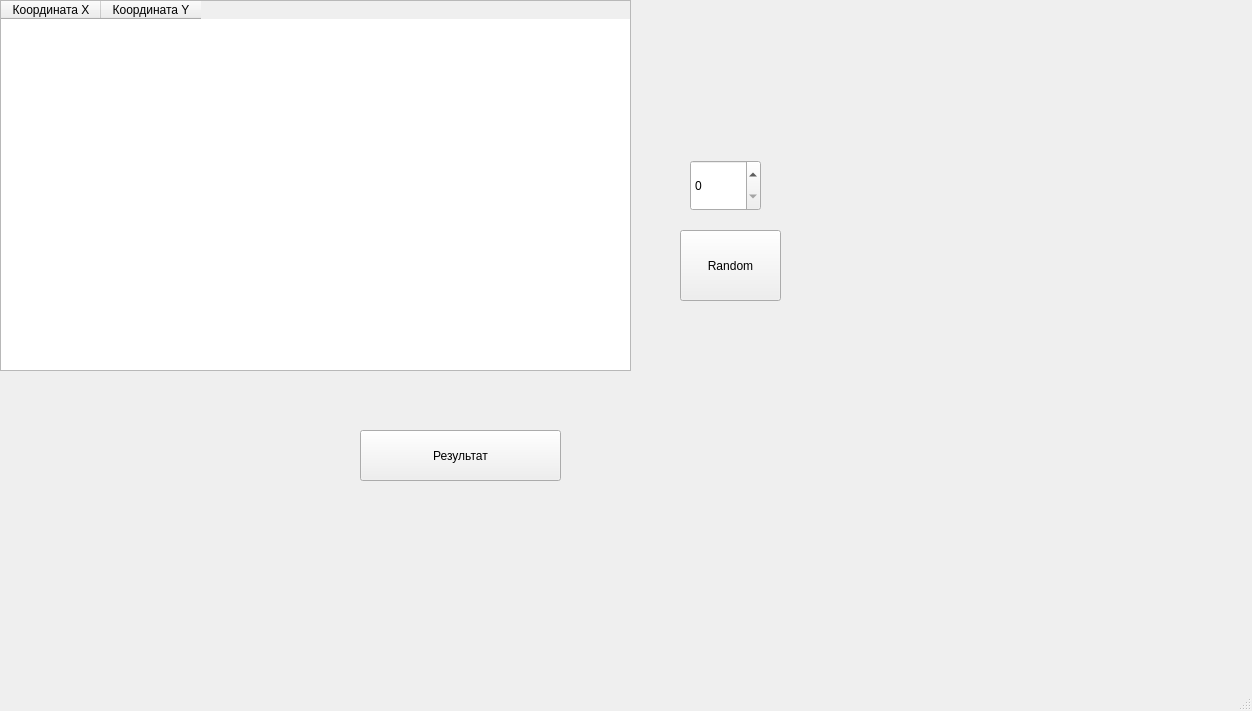
<?xml version="1.0" encoding="UTF-8"?>
<ui version="4.0">
 <class>MainWindow</class>
 <widget class="QMainWindow" name="MainWindow">
  <property name="geometry">
   <rect>
    <x>0</x>
    <y>0</y>
    <width>1252</width>
    <height>711</height>
   </rect>
  </property>
  <property name="windowTitle">
   <string>MainWindow</string>
  </property>
  <widget class="QWidget" name="centralwidget">
   <widget class="QTableWidget" name="tableWidget">
    <property name="geometry">
     <rect>
      <x>0</x>
      <y>0</y>
      <width>631</width>
      <height>371</height>
     </rect>
    </property>
    <column>
     <property name="text">
      <string>Координата Х</string>
     </property>
    </column>
    <column>
     <property name="text">
      <string>Координата Y</string>
     </property>
    </column>
   </widget>
   <widget class="QPushButton" name="Button_res">
    <property name="geometry">
     <rect>
      <x>360</x>
      <y>430</y>
      <width>201</width>
      <height>51</height>
     </rect>
    </property>
    <property name="text">
     <string>Результат</string>
    </property>
   </widget>
   <widget class="QSpinBox" name="spinBox_Row">
    <property name="geometry">
     <rect>
      <x>690</x>
      <y>160</y>
      <width>71</width>
      <height>51</height>
     </rect>
    </property>
   </widget>
   <widget class="QPushButton" name="Button_random">
    <property name="geometry">
     <rect>
      <x>680</x>
      <y>230</y>
      <width>101</width>
      <height>71</height>
     </rect>
    </property>
    <property name="text">
     <string>Random</string>
    </property>
   </widget>
  </widget>
  <widget class="QMenuBar" name="menubar">
   <property name="geometry">
    <rect>
     <x>0</x>
     <y>0</y>
     <width>1252</width>
     <height>26</height>
    </rect>
   </property>
  </widget>
  <widget class="QStatusBar" name="statusbar"/>
 </widget>
 <resources/>
 <connections/>
</ui>
